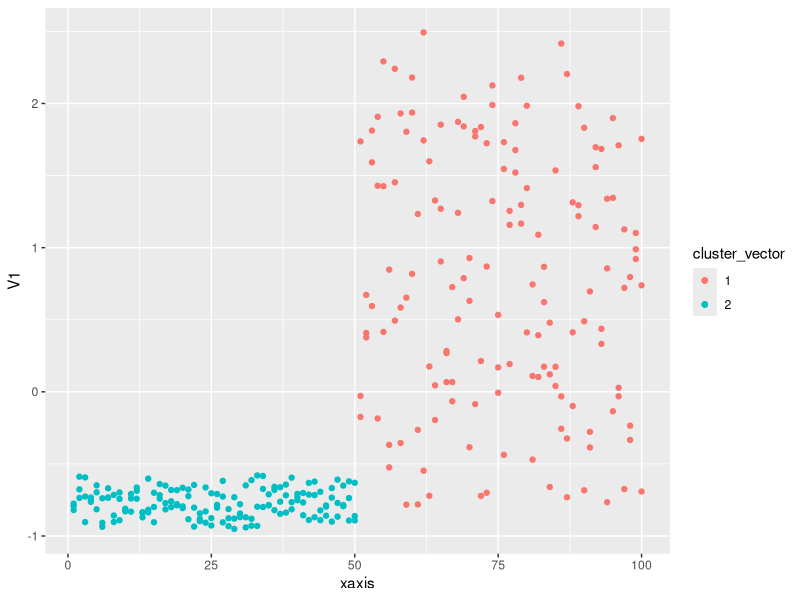

Recreate this plot in R.
#k-means clustering
#Inputs
#matrix = input1
#kclusters = input 2
library(dplyr)
library(ggplot2)

#For the purpose of constructing this loop create dummy matrix
#which has two distict population of numbers
M<-matrix(sample(1:200,200), nrow = 50, byrow = TRUE)
M1<-matrix(sample(100:2000,200), nrow = 50, byrow = TRUE)
M<-rbind(M,M1)
M<-scale(M)#scale values in each column of the matrix

#Input variables
kclusters<-2

###################Functions############################
#Make a list of centroid vectors based on number of kclusters
centroid_list<-list()
create_random_centroid<-function(centroid_row,matrix){
  for(i in 1:length(centroid_row)){
    centroid_list[[i]]<-matrix[centroid_row[i],]
  }
  return(centroid_list)
}

#Calculate euclidean distance for every one row at a time using apply family of functions
clusterdistance<-c()
unit_cluster<-function(x,centroid_list_arg){
  #for one row calculations
  #columns will be for the number of kclusters
  for(i in 1:length(centroid_list_arg)){
    clusterdistance[i]<-sqrt(sum((x-unlist(centroid_list_arg[i]))^2))
  }
  cluster<-which(clusterdistance==min(clusterdistance))[1]
  return (cluster)
}

unit_distance<-function(x,centroid_list_arg,centroid_number){
  #for one row calculations
  #columns will be for the number of kclusters
  clusterdistance<-sqrt(sum((x-unlist(centroid_list_arg[centroid_number]))^2))
  
  return(clusterdistance)

}

wcss_distance<-function(){
  #cluster[1]
  clusterdistance_wcss<-c()
  for(k in 1:length(centroid_list)){
    df_filtered<-df %>% filter(cluster_vector == k)
    cluster_col<-ncol(df_filtered)
    clusterdistance_wcss[k]<-mean(apply(df_filtered[,-(ncol(df_filtered))], 1,FUN = unit_distance,centroid_list,k))
  }
  return(mean(clusterdistance_wcss))
}

###################Functions############################


if(kclusters >0){
  #Index random rows for the initialisation of clusters
  centroid_row<-sample(nrow(M), kclusters, replace = FALSE, prob = NULL)
  
  #Call create random_centroid to store the centroid values as a list
  centroid_list<-create_random_centroid(centroid_row,M)
  
  #calculate the cluster groupings for every data
  counter<-1
  checkNewCentroid = 1
  #call the first vector of the matrix to calculate euclidean distance then try it out the remaining using sapply
  #cluster<-unit_pytho(M[1,],centroid_list)
  
  #This will repeat through the matrix using different set of centroid for every round until the consecutive set of centroids equal each 
  #other. 
  while(length(checkNewCentroid)!=0 ){
    cluster_vector<-apply(M, 1,FUN = unit_cluster,centroid_list)
    M_withClustercol<-as.data.frame(cbind(M,cluster_vector))
    M_withClustercol$cluster_vector<-as.factor(M_withClustercol$cluster_vector)
    M_withClustercol_summary<-as.data.frame(M_withClustercol %>% group_by(cluster_vector) %>% summarise(across(everything(), mean)))
    centroid_list1<-split(M_withClustercol_summary[,-1],seq(nrow(M_withClustercol_summary[,-1])))  
    checkNewCentroid<-which(centroid_list %in% centroid_list1==FALSE)
    centroid_list<-centroid_list1
    print(paste(counter, checkNewCentroid))
    counter <- counter + 1
  }
}


#Elbow plot

wcss_kmeans<-function(Matrix){
  
  wcss_k1to20<-c()
  M<-Matrix
  
  for(i in 1:20){
  clusterdistance_wcss<-c()
  kclusters<-i
  
  #Index random rows for the initialisation of clusters
  centroid_row<-sample(nrow(M), kclusters, replace = FALSE, prob = NULL)
  
  #Call create random_centroid to store the centroid values as a list
  centroid_list<-create_random_centroid(centroid_row,M)
  
  #calculate the cluster groupings for every data
  counter<-1
  checkNewCentroid = 1
  
  while(length(checkNewCentroid)!=0 ){
    cluster_vector<-apply(M, 1,FUN = unit_cluster,centroid_list)
    M_withClustercol<-as.data.frame(cbind(M,cluster_vector))
    M_withClustercol$cluster_vector<-as.factor(M_withClustercol$cluster_vector)
    M_withClustercol_summary<-as.data.frame(M_withClustercol %>% group_by(cluster_vector) %>% summarise(across(everything(), mean)))
    centroid_list1<-split(M_withClustercol_summary[,-1],seq(nrow(M_withClustercol_summary[,-1])))  
    checkNewCentroid<-which(centroid_list %in% centroid_list1==FALSE)
    centroid_list<-centroid_list1
    print(paste(counter, checkNewCentroid))
    counter <- counter + 1
  }
  
  #calculate the distance
  for(k in 1:length(centroid_list)){
    df_filtered<-M_withClustercol %>% filter(cluster_vector == k)
    cluster_col<-ncol(df_filtered)
    clusterdistance_wcss[k]<-sum(apply(df_filtered[,-(ncol(df_filtered))], 1,FUN = unit_distance,centroid_list,k))^2
    
  }
  print(clusterdistance_wcss)
  wcss_k1to20[i]<-sum(clusterdistance_wcss)
  }
  return(wcss_k1to20)
}



M_Matrix_wcss<-wcss_kmeans(iris[,1:4])



M_withClustercol$xaxis<-c(1:100)
M_withClustercol %>% 
  ggplot(aes(x=xaxis)) +
    geom_point(aes(y=V1, color = cluster_vector)) +
    geom_point(aes(y=V2, color = cluster_vector)) +
    geom_point(aes(y=V3, color = cluster_vector))
